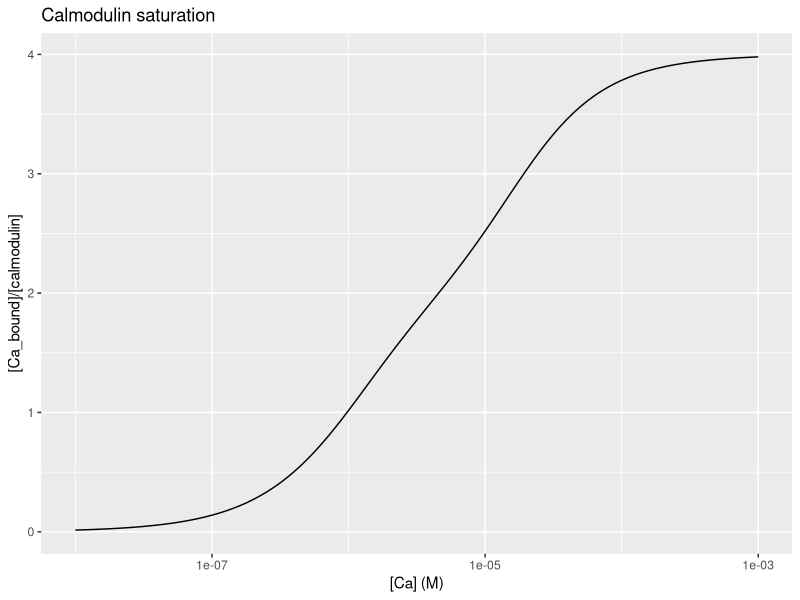
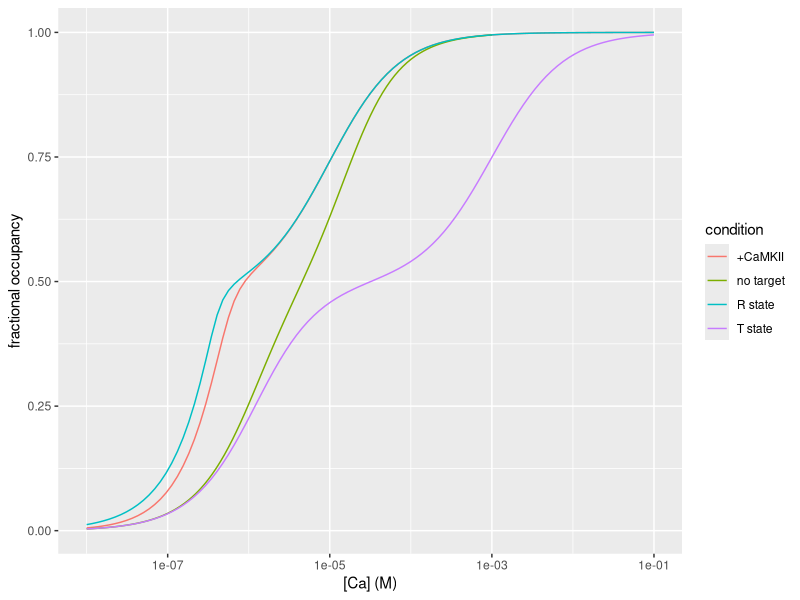
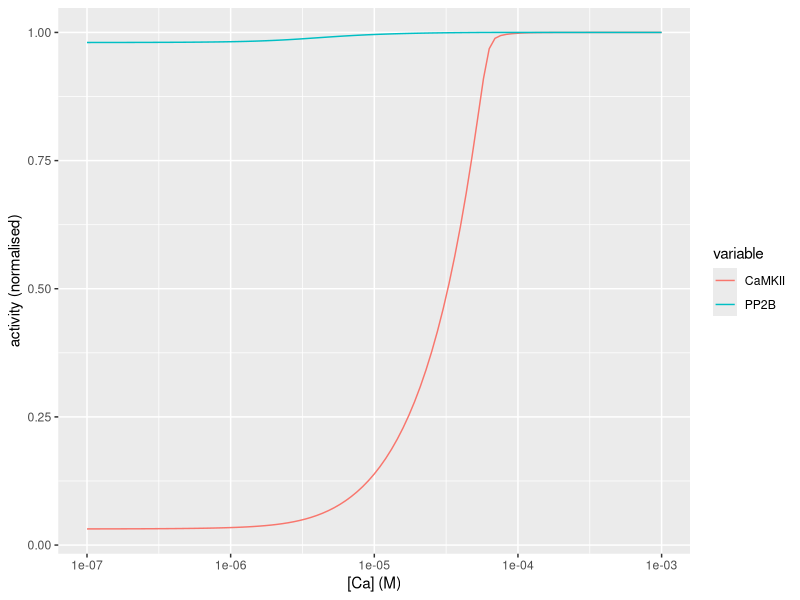
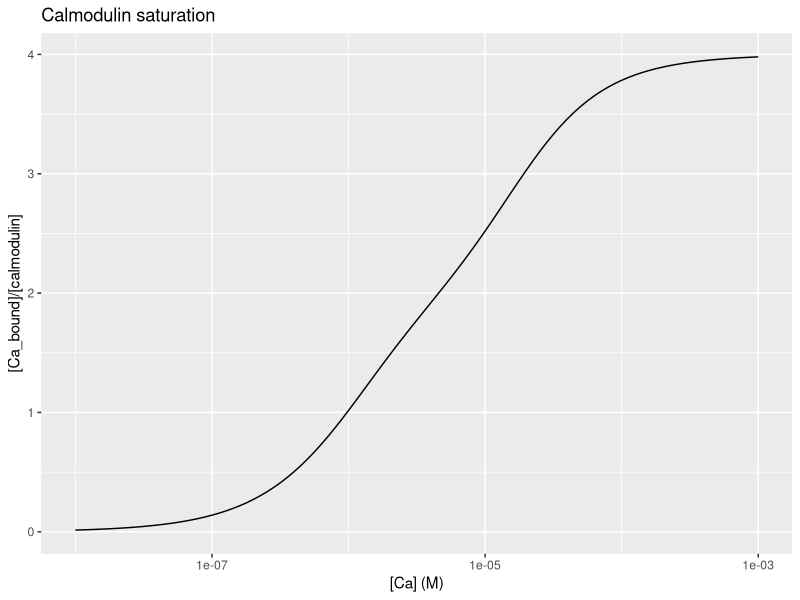
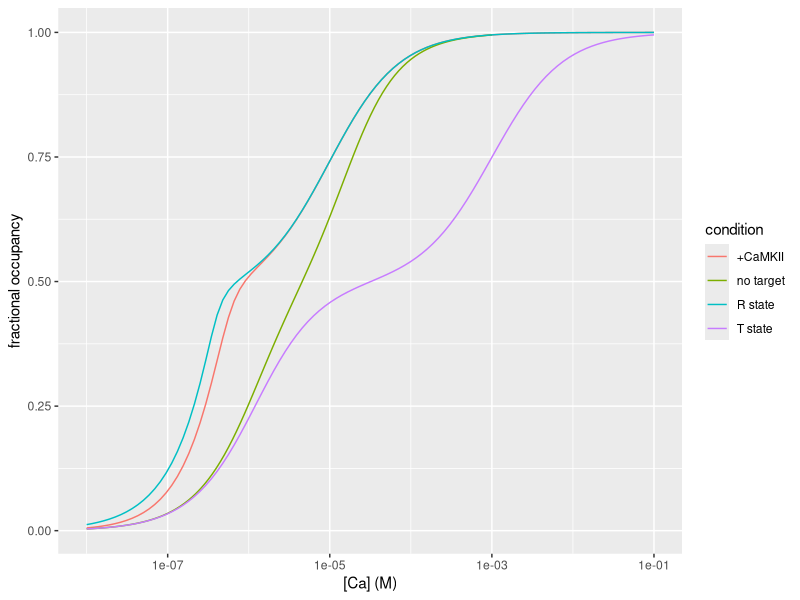
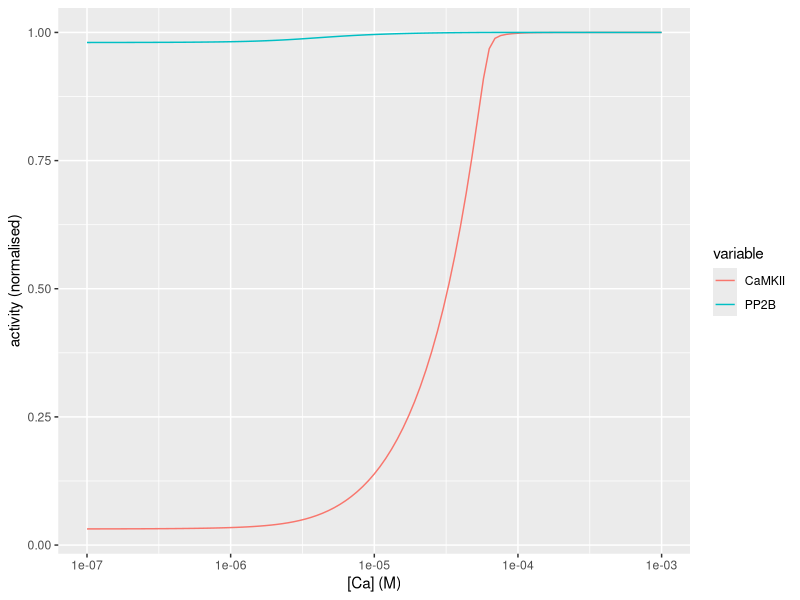

The R source for these figures, in order:
## ---- chunk 1
knitr::opts_chunk$set(echo = TRUE)
## ---- chunk 2
library(ggplot2)
library(reshape2)
## ---- chunk 3
figure3 <- read.table("Figure3.txt",sep="\t",header=FALSE)
names(figure3) <- c("Ca","saturation")
## ---- chunk 4
p3 <- ggplot(figure3, aes(x=Ca,y=saturation))
p3 <- p3 + geom_line() + scale_x_log10()
p3 <- p3 + ylab("[Ca_bound]/[calmodulin]") + xlab("[Ca] (M)")
p3 <- p3 + ggtitle("Calmodulin saturation")
p3 

png("calmodulin_saturation.png", width = 4, height = 4, units = 'in', res = 300)
p3
dev.off()
## ---- chunk 5
figure4a <- read.table("Figure4a.txt",sep="\t",header=FALSE)
names(figure4a) <- c("Ca","ybar")
figure4a$condition <- "no target"

figure4b <- read.table("Figure4b.txt",sep="\t",header=FALSE)
names(figure4b) <- c("Ca","ybar")
figure4b$condition <- "R state"

figure4c <- read.table("Figure4c.txt",sep="\t",header=FALSE)
names(figure4c) <- c("Ca","ybar")
figure4c$condition <- "T state"

figure4d <- read.table("Figure4d.txt",sep="\t",header=FALSE)
names(figure4d) <- c("Ca","ybar")
figure4d$condition <- "+CaMKII"
## ---- chunk 6
figure4 <- rbind(figure4a,figure4b,figure4c,figure4d)
## ---- chunk 7
p4 <- ggplot(figure4, aes(x=Ca,y=ybar,col=condition))
p4 <- p4+geom_line()+ scale_x_log10()
p4 <- p4 + ylab("fractional occupancy") + xlab("[Ca] (M)")
p4

png("Shift_to_R_with_target.png", width = 6, height = 4, units = 'in', res = 300)
p4
dev.off()
## ---- chunk 8
figure5 <- read.table("Figure5.txt",sep="\t",header=FALSE)
figure5 <- figure5[,1:3]
## ---- chunk 9
names(figure5) <- c("Ca","CaMKII","PP2B")
## ---- chunk 10
figure5$CaMKII <- figure5$CaMKII/(max(figure5$CaMKII))
figure5$PP2B <- figure5$PP2B/(max(figure5$PP2B))
figure5 <- melt(figure5,id="Ca")
## ---- chunk 11
p5 <- ggplot(figure5, aes(x = Ca,y=value, color=variable))
p5 <- p5 + geom_line()  
p5 <- p5 + scale_x_log10()
p5 <- p5 + ylab("activity (normalised)") + xlab("[Ca] (M)")
p5

png("CaMKII_PP2B.png", width = 6, height = 4, units = 'in', res = 300)
p5
dev.off()
